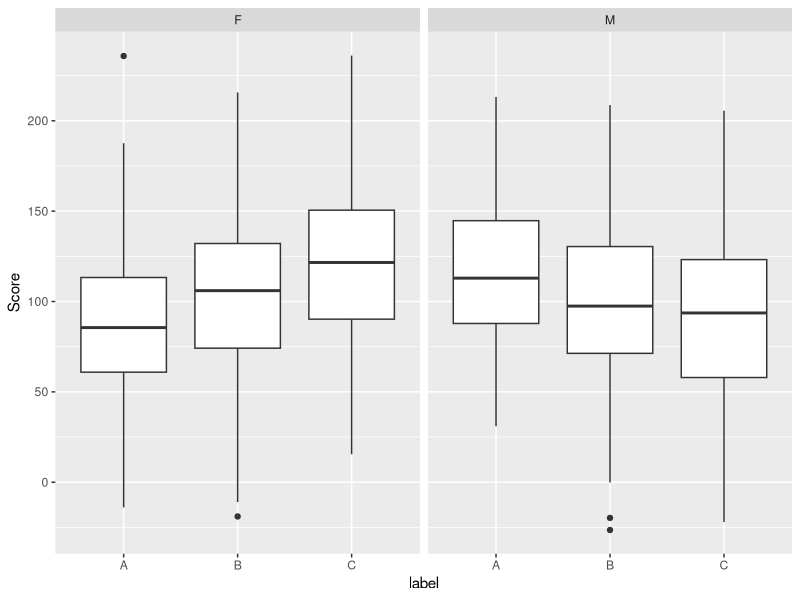

Source code (R): (Note: this script raises an error after producing the figure.)
## ---- chunk 1
library(ggplot2)
library(lsmeans)

#--create data--------------------------------
set.seed(123)

Score = rnorm(900, 100, 45)

dat <- data.frame(Score = Score,
                  label = sort(rep(c("A","B","C"), 300)),
                  sex = sample(rep(c("M","F"), 500),
                                  900, replace = T)) #sex added as extra variable

#---create relationships---
dat[dat$label == "A" & dat$sex == "M", "Score"] <- dat[dat$label == "A" & dat$sex == "M", "Score"] + 10 #males in A do so well
dat[dat$label == "A" & dat$sex == "F", "Score"] <- dat[dat$label == "A" & dat$sex == "F", "Score"] - 10 #females in A do so badly

dat[dat$label == "C" & dat$sex == "M", "Score"] <- dat[dat$label == "C" & dat$sex == "M", "Score"] - 5 #males in C do so badly
dat[dat$label == "C" & dat$sex == "F", "Score"] <- dat[dat$label == "C" & dat$sex == "F", "Score"] + 15 #females in C do so badly

ggplot(dat, aes(x = label, y = Score)) + geom_boxplot() + facet_wrap(~sex)
## ---- chunk 2
m <- lm(Score~label * sex , data = dat)
summary(m)

ls <- lsmeans(m, pairwise ~ label * sex)
ls
## ---- chunk 3
dat$label <- relevel(dat$label, "B")
m2 <- lm(Score~label * sex, data = dat)
summary(m2)

ls2 <- lsmeans(m2, pairwise ~ label * sex)
ls2
## ---- chunk 4
dat$label <- relevel(dat$label, "C")
m3 <- lm(Score~label * sex, data = dat)
summary(m3)

ls3 <- lsmeans(m3, pairwise ~ label * sex)
ls3
